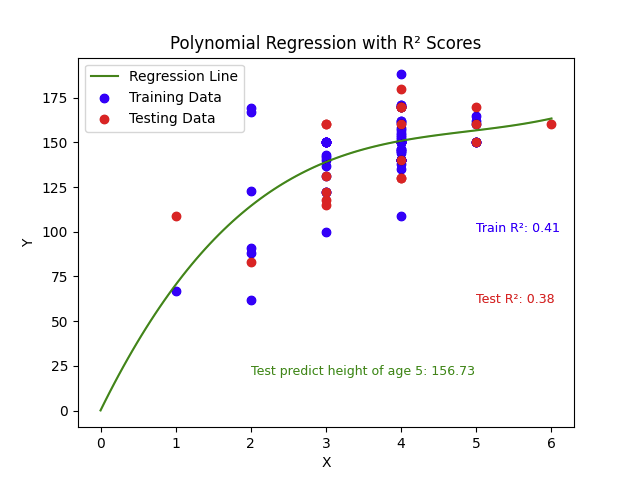

Python code for this plot:
#This is a Polynomial Regression (PR) implementation in Python.
#In 1981, n = 78 bluegills were randomly sampled from Lake Mary in Minnesota. The researchers (Cook and Weisberg, 1999) measured and recorded the following data (Bluegills dataset)
#For this dataset I have done Polynomial Regression with R^2 scores
#I have split the data set into train and test sets
#Then I visualised the data on a chart and the PR as well as displayed the results.
#The results are promising: Train R^2=0.41 and Test R^2=0.38

import sys
import matplotlib
matplotlib.use('Agg')  # Use a non-GUI backend

import numpy
import matplotlib.pyplot as plt
from sklearn.metrics import r2_score
numpy.random.seed(2)

#age
x = [ 1,  2, 2, 2, 3, 3, 3,  3, 3, 2, 3, 4, 4, 4, 4, 4, 4, 4, 4, 4, 4, 4, 4, 4, 4, 4, 4, 4, 4, 5, 4, 4, 5, 2, 2, 4, 3, 4, 3, 4, 4, 4, 4, 3, 3, 3, 4, 4, 3, 4, 5, 4, 5, 4, 4, 3, 5, 5, 4 ]

#height
y = [ 67, 62,  91, 88, 137, 131, 122,  143, 142, 123, 122, 138, 135, 146, 146, 145, 145, 144, 140, 150, 152, 157, 155, 153, 154, 158, 162, 161, 162, 165, 171, 171, 162, 169, 167, 188, 100, 109, 150, 140, 170, 150, 140, 140, 150, 150, 140, 150, 150, 150, 160, 140, 150, 170, 150, 150, 150, 150, 150]

#test data
xtest = [1, 2, 3, 3, 3, 3, 5, 3, 4, 3, 4, 6, 4, 5, 4, 4, 4, 5, 4, 4]
ytest = [109, 83, 122, 118, 115, 131, 150, 160, 140, 160, 130, 160, 130, 170, 170, 160, 180, 160, 170, 170 ] 

# Split the data into training and testing sets
train_x = x
train_y = y

test_x = xtest
test_y = ytest

# Fit a polynomial model on the training data
mymodel = numpy.poly1d(numpy.polyfit(train_x, train_y, 3))

# Calculate R² score for training and testing data
train_r2 = r2_score(train_y, mymodel(train_x))
test_r2 = r2_score(test_y, mymodel(test_x))

# Generate x values for the polynomial line
myline = numpy.linspace(0, 6, 100)

# Plot training data points and regression line
plt.scatter(train_x, train_y, color='blue', label='Training Data')
plt.plot(myline, mymodel(myline), color='green', label='Regression Line')

# Plot testing data points
plt.scatter(test_x, test_y, color='red', label='Testing Data')
test_predict = mymodel(5)


# Annotate the graph with R² scores
plt.text(5, 100, f'Train R²: {train_r2:.2f}', fontsize=9, color='blue')
plt.text(5, 60, f'Test R²: {test_r2:.2f}', fontsize=9, color='red')
plt.text(2, 20, f'Test predict height of age 5: {test_predict:.2f}', fontsize=9, color='green')

# Add legend and labels
plt.legend()
plt.title('Polynomial Regression with R² Scores')
plt.xlabel('X')
plt.ylabel('Y')

# Save the figure to a file before showing it
plt.savefig(sys.stdout.buffer)

# Show the plot
plt.show()

# Ensure that the buffer is flushed
sys.stdout.flush()
